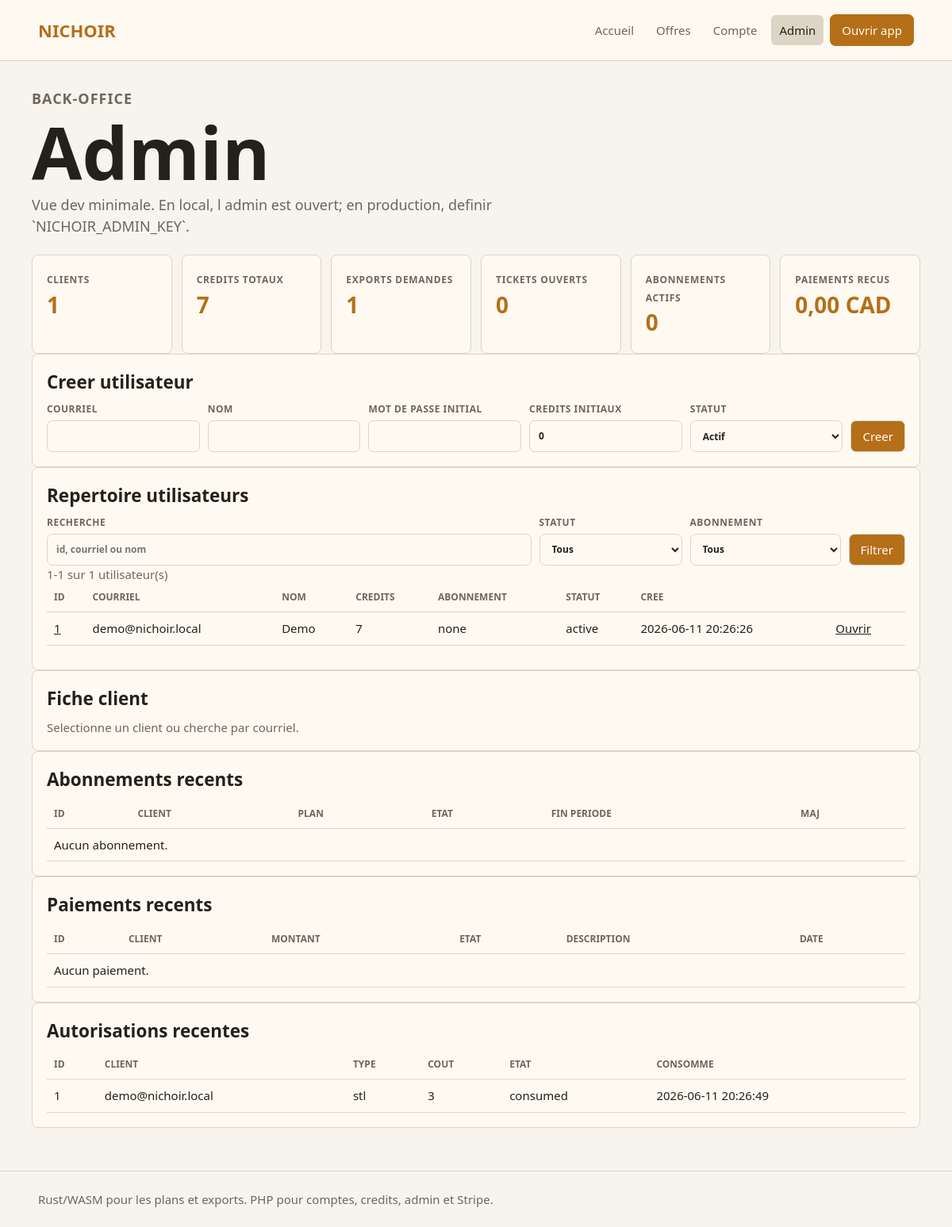
The page /admin on the database its author committed.
### tables this page shows
CREATE TABLE users (
  id INTEGER PRIMARY KEY AUTOINCREMENT,
  email TEXT NOT NULL UNIQUE,
  password_hash TEXT NOT NULL,
  display_name TEXT NOT NULL DEFAULT '',
  credits INTEGER NOT NULL DEFAULT 10,
  subscription_status TEXT NOT NULL DEFAULT 'none',
  created_at TEXT NOT NULL DEFAULT CURRENT_TIMESTAMP
, status TEXT NOT NULL DEFAULT 'active');

### src/pages.php (the view, shortened to what this page needs)
<?php
function h(string $value): string
{
    return htmlspecialchars($value, ENT_QUOTES | ENT_SUBSTITUTE, 'UTF-8');
}
function dev_app_url(): string
{
    $host = $_SERVER['HTTP_HOST'] ?? '';
    return '/app/index.html';
}
function money_cents(int $amountCents, string $currency): string
{
    $amount = number_format($amountCents / 100, 2, ',', ' ');
    return $amount . ' ' . strtoupper($currency);
}
function page_response(string $title, string $body, string $active = '', int $status = 200): void
{
    $appUrl = h(dev_app_url());
    $nav = [
        '/' => 'Accueil',
        '/pricing' => 'Offres',
        '/account' => 'Compte',
        '/admin' => 'Admin',
    ];
    echo '<!doctype html><html lang="fr"><head><meta charset="utf-8">';
    echo '<style>';
    echo file_get_contents(__DIR__ . '/../public/site.css') ?: '';
    echo '</style></head><body>';
    echo '<header class="site-header"><a class="brand" href="/">Nichoir</a><nav>';
    foreach ($nav as $href => $label) {
        $class = $active === $href ? ' class="active"' : '';
        echo '<a' . $class . ' href="' . h($href) . '">' . h($label) . '</a>';
    }
    echo '<a class="button-link" href="' . $appUrl . '">Ouvrir app</a>';
    echo '</nav></header>';
    echo '<main>' . $body . '</main>';
    echo '<footer>Rust/WASM pour les plans et exports. PHP pour comptes, credits, admin et Stripe.</footer>';
    echo '</body></html>';
}
function admin_summary(): array
{
    $pdo = db();
    return [
        'users' => (int) $pdo->query('SELECT COUNT(*) FROM users')->fetchColumn(),
        'credits' => (int) $pdo->query('SELECT COALESCE(SUM(credits), 0) FROM users')->fetchColumn(),
        'exports' => (int) $pdo->query('SELECT COUNT(*) FROM export_authorizations')->fetchColumn(),
        'tickets' => (int) $pdo->query('SELECT COUNT(*) FROM tickets WHERE status = "open"')->fetchColumn(),
        'subscriptions' => (int) $pdo->query('SELECT COUNT(*) FROM subscriptions WHERE status = "active"')->fetchColumn(),
        'payments' => (int) $pdo->query('SELECT COALESCE(SUM(amount_cents), 0) FROM payments WHERE status IN ("paid", "succeeded")')->fetchColumn(),
    ];
}
function admin_key_input(): string
{
    $key = trim((string) ($_GET['key'] ?? ($_POST['key'] ?? '')));
    return $key === '' ? '' : '<input type="hidden" name="key" value="' . h($key) . '">';
}
function admin_redirect_url(array $params = []): string
{
    $key = trim((string) ($_POST['key'] ?? ($_GET['key'] ?? '')));
    $query = http_build_query($params);
    return '/admin' . ($query === '' ? '' : '?' . $query);
}
function admin_status_options(string $current): string
{
    $html = '';
    foreach (ADMIN_USER_STATUSES as $value => $label) {
        $selected = $current === $value ? ' selected' : '';
        $html .= '<option value="' . h($value) . '"' . $selected . '>' . h($label) . '</option>';
    }
    return $html;
}
function admin_subscription_status_options(string $current): string
{
    $html = '';
    foreach (ADMIN_SUBSCRIPTION_STATUSES as $option) {
        $selected = $current === $option ? ' selected' : '';
        $html .= '<option value="' . h($option) . '"' . $selected . '>' . h($option) . '</option>';
    }
    return $html;
}
function selected_admin_user(PDO $pdo): ?array
{
    return null;
}
function render_create_user_panel(): string
{
    return '
      <section class="panel">
        <h2>Creer utilisateur</h2>
        <form class="admin-create-form" method="post" action="/admin">
          ' . admin_key_input() . '
          <input type="hidden" name="action" value="create_user">
          <label><span>Courriel</span><input type="email" name="email" required></label>
          <label><span>Nom</span><input type="text" name="display_name"></label>
          <label><span>Mot de passe initial</span><input type="password" name="password" minlength="8" required></label>
          <label><span>Credits initiaux</span><input type="number" name="credits" min="0" step="1" value="0"></label>
          <label><span>Statut</span><select name="status">' . admin_status_options('active') . '</select></label>
          <button type="submit">Creer</button>
        </form>
      </section>
    ';
}
function render_user_directory(PDO $pdo): string
{
    $status = trim((string) ($_GET['status'] ?? ''));
    $subscriptionStatus = trim((string) ($_GET['subscription_status'] ?? ''));
    $page = max(1, (int) ($_GET['page'] ?? 1));
    $perPage = 25;
    $offset = ($page - 1) * $perPage;
    $where = [];
    $params = [];
    $whereSql = $where ? 'WHERE ' . implode(' AND ', $where) : '';
    $countStmt = $pdo->prepare('SELECT COUNT(*) FROM users ' . $whereSql);
    $countStmt->execute($params);
    $total = (int) $countStmt->fetchColumn();
    $stmt = $pdo->prepare('SELECT id, email, display_name, credits, subscription_status, status, created_at FROM users ' . $whereSql . ' ORDER BY id DESC LIMIT ? OFFSET ?');
    $stmtParams = $params;
    $stmtParams[] = $perPage;
    $stmtParams[] = $offset;
    $stmt->execute($stmtParams);
    $rows = '';
    foreach ($stmt->fetchAll() as $user) {
        $href = admin_redirect_url(['user_id' => (int) $user['id']]);
        $rows .= '<tr><td><a href="' . h($href) . '">' . (int) $user['id'] . '</a></td><td>' . h((string) $user['email']) . '</td><td>' . h((string) $user['display_name']) . '</td><td>' . (int) $user['credits'] . '</td><td>' . h((string) $user['subscription_status']) . '</td><td>' . h((string) ($user['status'] ?? 'active')) . '</td><td>' . h((string) $user['created_at']) . '</td><td><a href="' . h($href) . '">Ouvrir</a></td></tr>';
    }
    $rows = $rows ?: '<tr><td colspan="8">Aucun utilisateur trouve.</td></tr>';
    $start = $total === 0 ? 0 : $offset + 1;
    $end = min($offset + $perPage, $total);
    $prev = $page > 1 ? '<a class="secondary" href="' . h(admin_directory_link(['page' => $page - 1])) . '">Precedent</a>' : '';
    $next = $end < $total ? '<a class="secondary" href="' . h(admin_directory_link(['page' => $page + 1])) . '">Suivant</a>' : '';
    return '
      <section class="panel">
        <h2>Repertoire utilisateurs</h2>
        <form class="admin-directory-form" method="get" action="/admin">
          ' . admin_key_input() . '
          <label><span>Recherche</span><input type="search" name="q" value="' . h((string) ($_GET['q'] ?? '')) . '" placeholder="id, courriel ou nom"></label>
          <label><span>Statut</span><select name="status"><option value="">Tous</option>' . admin_status_options($status) . '</select></label>
          <label><span>Abonnement</span><select name="subscription_status"><option value="">Tous</option>' . admin_subscription_status_options($subscriptionStatus) . '</select></label>
          <button type="submit">Filtrer</button>
        </form>
        <p class="directory-count">' . $start . '-' . $end . ' sur ' . $total . ' utilisateur(s)</p>
        <div class="table-wrap"><table><thead><tr><th>ID</th><th>Courriel</th><th>Nom</th><th>Credits</th><th>Abonnement</th><th>Statut</th><th>Cree</th><th></th></tr></thead><tbody>' . $rows . '</tbody></table></div>
        <div class="pagination">' . $prev . $next . '</div>
      </section>
    ';
}
function render_client_detail(PDO $pdo, ?array $user): string
{
    if ($user === null) {
        return '<section class="panel"><h2>Fiche client</h2><p>Selectionne un client ou cherche par courriel.</p></section>';
    }
}
function render_admin_page(): void
{
    $pdo = db();
    $summary = admin_summary();
    $selected = selected_admin_user($pdo);
    $notice = trim((string) ($_GET['notice'] ?? ''));
    $exports = $pdo->query('SELECT export_authorizations.id, users.email, export_type, credit_cost, export_authorizations.status AS export_status, export_authorizations.created_at, consumed_at FROM export_authorizations JOIN users ON users.id = export_authorizations.user_id ORDER BY export_authorizations.id DESC LIMIT 20')->fetchAll();
    $exportRows = '';
    foreach ($exports as $export) {
        $exportRows .= '<tr><td>' . (int) $export['id'] . '</td><td>' . h((string) $export['email']) . '</td><td>' . h((string) $export['export_type']) . '</td><td>' . (int) $export['credit_cost'] . '</td><td>' . h((string) $export['export_status']) . '</td><td>' . h((string) ($export['consumed_at'] ?: '-')) . '</td></tr>';
    }
    $subscriptionRows = '';
    if ($subscriptionRows === '') {
        $subscriptionRows = '<tr><td colspan="6">Aucun abonnement.</td></tr>';
    }
    $paymentRows = '';
    if ($paymentRows === '') {
        $paymentRows = '<tr><td colspan="6">Aucun paiement.</td></tr>';
    }
    page_response('Admin', '
      <section class="page-title">
        <p class="eyebrow">Back-office</p>
        <h1>Admin</h1>
        <p>Vue dev minimale. En local, l admin est ouvert; en production, definir `NICHOIR_ADMIN_KEY`.</p>
      </section>
      ' . ($notice !== '' ? '<p class="notice">' . h($notice) . '</p>' : '') . '
      <section class="metrics">
        <div><span>Clients</span><strong>' . $summary['users'] . '</strong></div>
        <div><span>Credits totaux</span><strong>' . $summary['credits'] . '</strong></div>
        <div><span>Exports demandes</span><strong>' . $summary['exports'] . '</strong></div>
        <div><span>Tickets ouverts</span><strong>' . $summary['tickets'] . '</strong></div>
        <div><span>Abonnements actifs</span><strong>' . $summary['subscriptions'] . '</strong></div>
        <div><span>Paiements recus</span><strong>' . h(money_cents((int) $summary['payments'], 'cad')) . '</strong></div>
      </section>
      ' . render_create_user_panel() . '
      ' . render_user_directory($pdo) . '
      ' . render_client_detail($pdo, $selected) . '
      <section class="panel"><h2>Abonnements recents</h2><div class="table-wrap"><table><thead><tr><th>ID</th><th>Client</th><th>Plan</th><th>Etat</th><th>Fin periode</th><th>MAJ</th></tr></thead><tbody>' . $subscriptionRows . '</tbody></table></div></section>
      <section class="panel"><h2>Paiements recents</h2><div class="table-wrap"><table><thead><tr><th>ID</th><th>Client</th><th>Montant</th><th>Etat</th><th>Description</th><th>Date</th></tr></thead><tbody>' . $paymentRows . '</tbody></table></div></section>
      <section class="panel"><h2>Autorisations recentes</h2><div class="table-wrap"><table><thead><tr><th>ID</th><th>Client</th><th>Type</th><th>Cout</th><th>Etat</th><th>Consomme</th></tr></thead><tbody>' . $exportRows . '</tbody></table></div></section>
    ', '/admin');
}

### public/index.php (shortened to what this page needs)
<?php
require_once __DIR__ . '/../src/pages.php';
$method = $_SERVER['REQUEST_METHOD'] ?? 'GET';
$path = parse_url($_SERVER['REQUEST_URI'] ?? '/', PHP_URL_PATH) ?: '/';
if ($method === 'GET' && $path === '/admin') {
    render_admin_page();
    exit;
}

### rows shown on the page
users: id "1", email "demo@nichoir.local", display_name "Demo", credits "7", subscription_status "none", status "active", created_at "2026-06-11 20:26:26"

### other values the page prints
$label "Accueil"
$label "Offres"
$label "Compte"
$label "Admin"
$start "1"
$end "1"
$total "1"
$export['id'] "1"
$export['email'] "demo@nichoir.local"
$export['export_type'] "stl"
$export['credit_cost'] "3"
$export['export_status'] "consumed"
$export['consumed_at'] ?: '-' "2026-06-11 20:26:49"
form field status "Actif"
